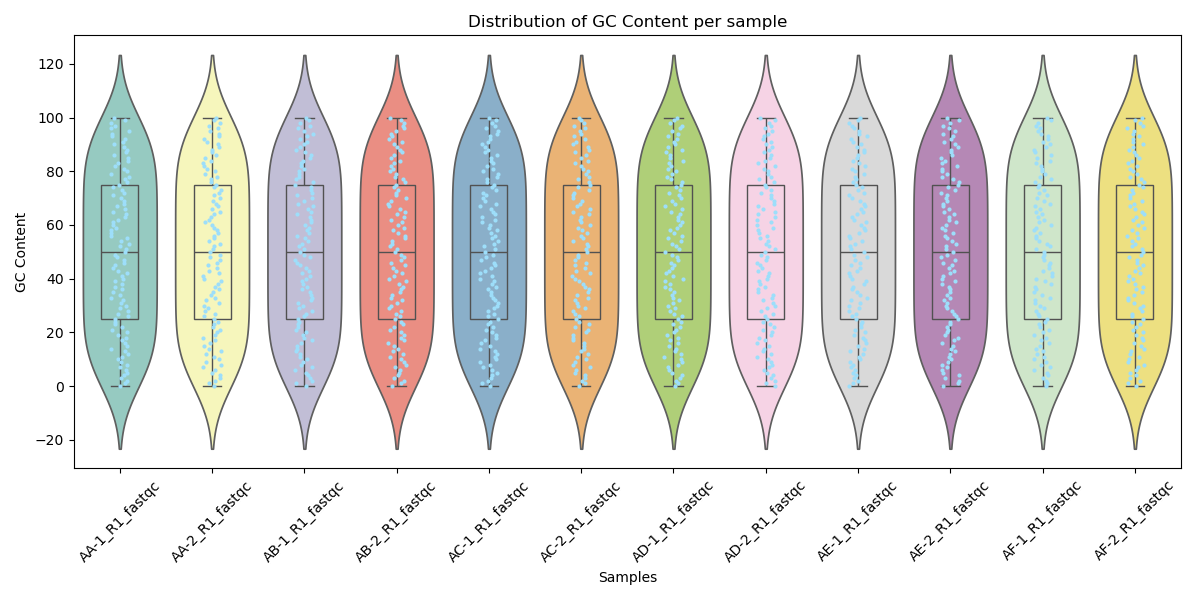

Python code for this plot:
import matplotlib.pyplot as plt
import seaborn as sns
import pandas as pd

data = []

with open("gc_content_data.txt", "r") as file:
    current_directory = None

    for line in file:
        line = line.strip()

        if line.startswith("Directory:"):
            current_directory = line.split(":")[1].strip()
        elif line.startswith("#GC Content") or line.startswith(">>"):
            continue
        else:
            values = line.split("\t")
            if len(values) >= 2:
                gc_content = float(values[0])
                count = float(values[1])
                data.append({"Directory": current_directory, "GC Content": gc_content, "Count": count})

data = pd.DataFrame(data)
data.to_csv("data_gc.csv", index=False)

palette = sns.color_palette("Set3", n_colors=len(data["Directory"].unique()))

plt.figure(figsize=(12, 6))
sns.violinplot(x="Directory", y="GC Content", data=data, inner=None, palette=palette)
sns.boxplot(x="Directory", y="GC Content", data=data, width=0.4, boxprops={"facecolor":"None"})
sns.stripplot(x="Directory", y="GC Content", data=data, size=3, color="#9DDEFA")
plt.title("Distribution of GC Content per sample")
plt.xlabel("Samples")
plt.ylabel("GC Content")
plt.xticks(rotation=45)

plt.tight_layout()
plt.savefig('gc_content_violin.png')
